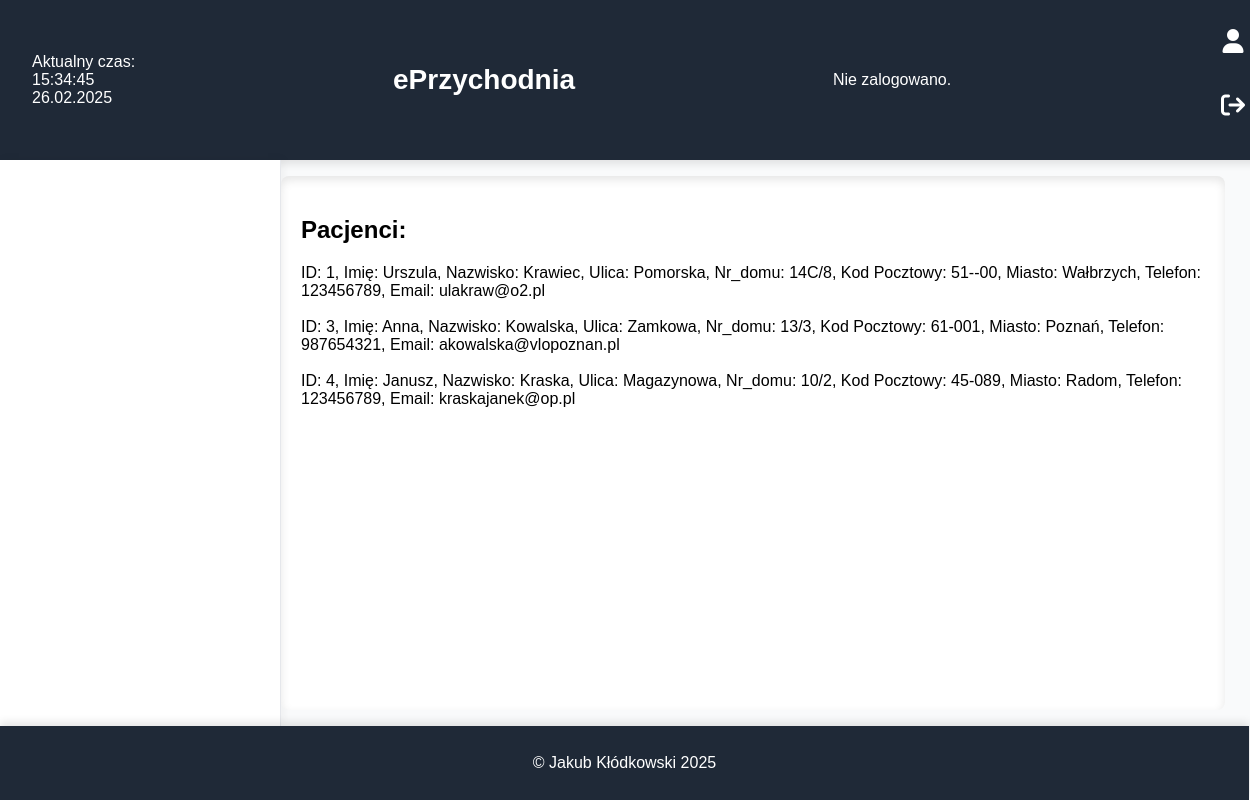
/dane_pacjentow.php, run on the app's committed database.
### tables this page shows
CREATE TABLE `pacjenci` (
  `id_pacjenta` int(10) UNSIGNED NOT NULL,
  `imie` varchar(100) DEFAULT NULL,
  `nazwisko` varchar(100) DEFAULT NULL,
  `ulica` varchar(100) DEFAULT NULL,
  `nr_domu` varchar(10) DEFAULT NULL,
  `kp` char(6) DEFAULT NULL,
  `miasto` varchar(100) DEFAULT NULL,
  `tel` char(9) DEFAULT NULL,
  `email` varchar(100) DEFAULT NULL,
  `PESEL` char(11) DEFAULT NULL,
  `login` char(11) DEFAULT NULL,
  `haslo` varchar(100) DEFAULT NULL
);

### dane_pacjentow.php (the view, shortened to what this page needs)
<!DOCTYPE html>
<html lang="pl">
<head>
    <link rel="stylesheet" href="https://cdnjs.cloudflare.com/ajax/libs/font-awesome/6.4.2/css/all.min.css">
    <link rel="stylesheet" href="style.css">
</head>
<body>
    <header>
    <div id="data"></div>
        <h1 class="text-xl font-bold text-center flex-1"><a href="index.php">ePrzychodnia</a></h1>
        <?php
            require 'wyswietl_logowanie.php';
        ?>
        <div>
        <form action="zaloguj.php">
    <button class="icon-button"><i class="fa-solid fa-user"></i></button>
</form>
<form action="wyloguj.php">
    <button class="icon-button"><i class="fa fa-sign-out"></i></button>
</form>
<?php
    require 'wyswietl_navbar.php';
?>
        </nav>
        <main>
            <div class="index-content">
                <h2>Pacjenci: </h2>
                <?php
                    $connect = mysqli_connect("localhost", "root", "", "eprzychodnia");
                    $query0="select * from `pacjenci`";
                    $result0=mysqli_query($connect,$query0);
                    while($row=mysqli_fetch_assoc($result0)){
                        echo "ID: ".$row['id_pacjenta'].", Imię: ".$row['imie'].", Nazwisko: ".$row['nazwisko'].", Ulica: ".$row['ulica'].", Nr_domu: ".$row['nr_domu'].", Kod Pocztowy: ".$row['kp'].", Miasto: ".$row['miasto'].", Telefon: ".$row['tel'].", Email: ".$row['email']."<br><br>";
                    }
                ?>
            </div>
        </main>
    </div>
    <footer>
        <p>&copy; Jakub Kłódkowski 2025</p>
    </footer>
</body>
</html>

### style.css (style rules this page uses)
body { display: flex; flex-direction: column; height: 100vh; margin: 0; width: 98vw; overflow-x: hidden; font-family: "Noto Sans Regular", sans-serif; background-color: #f9fafb; }
header { background-color: #1f2937; color: white; padding: 16px 32px; width: 100%; display: flex; justify-content: space-between; align-items: center; box-shadow: 0px 4px 8px rgba(0, 0, 0, 0.1); }
header h1 { font-family: "Noto Sans Extralight", sans-serif; font-size: 1.75rem; }
main { flex: 1; padding: 20px; background-color: #ffffff; box-shadow: inset 0px 4px 10px rgba(0, 0, 0, 0.1); border-radius: 8px; margin: 16px 0; }
footer { background-color: #1f2937; color: white; text-align: center; padding: 12px; width: 100%; box-shadow: 0px -4px 8px rgba(0, 0, 0, 0.1); }
.icon-button { color: white; font-size: 1.5rem; background: none; border: none; cursor: pointer; }
h1 > a { text-decoration: none; color: white; }
form { display: flex; flex-direction: column; gap: 16px; }
input, select, textarea, button { padding: 12px; font-size: 1rem; border: 1px solid #e5e7eb; border-radius: 8px; background-color: #ffffff; transition: all 0.3s ease-in-out; }
button { background-color: #1f2937; color: white; border: none; cursor: pointer; transition: background-color 0.3s ease, transform 0.2s ease; }
form > * { margin-bottom: 12px; }

### data on the page
pacjenci: id_pacjenta "1", imie "Urszula", nazwisko "Krawiec", ulica "Pomorska", nr_domu "14C/8", kp "51--00", miasto "Wałbrzych", tel "123456789", email "ulakraw@o2.pl"
pacjenci: id_pacjenta "3", imie "Anna", nazwisko "Kowalska", ulica "Zamkowa", nr_domu "13/3", kp "61-001", miasto "Poznań", tel "987654321", email "akowalska@vlopoznan.pl"
pacjenci: id_pacjenta "4", imie "Janusz", nazwisko "Kraska", ulica "Magazynowa", nr_domu "10/2", kp "45-089", miasto "Radom", tel "123456789", email "kraskajanek@op.pl"
